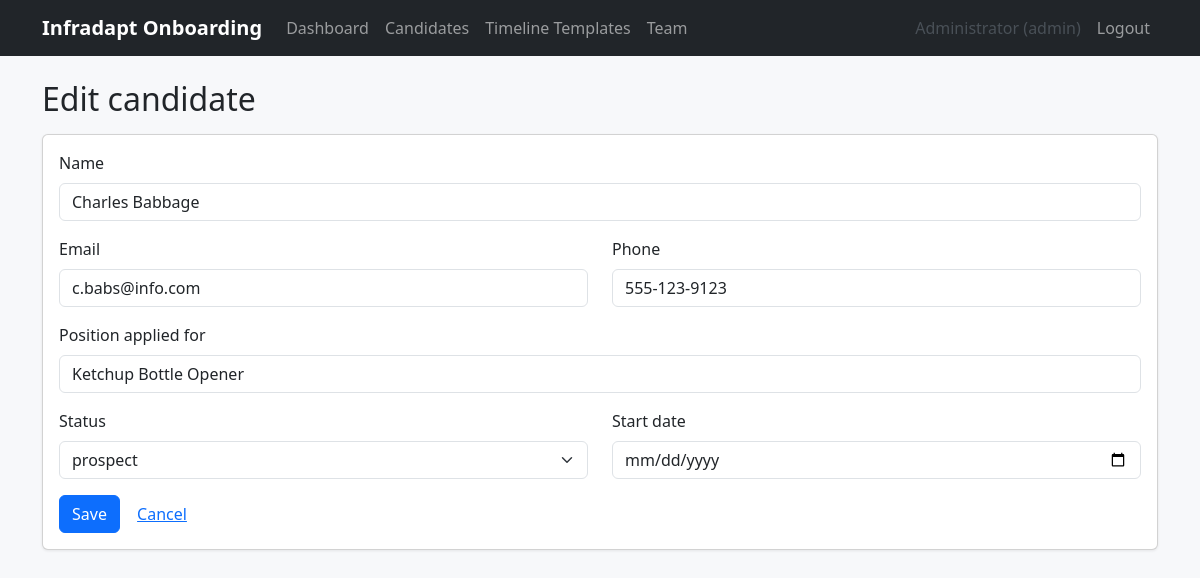
Page /candidates/2/edit (signed in) on the committed database.
### app/models.py (models this page shows, shortened)
class User(UserMixin, db.Model):
    __tablename__ = "users"
    id = db.Column(db.Integer, primary_key=True)
    name = db.Column(db.String(120), nullable=False)
    email = db.Column(db.String(255), unique=True, nullable=False, index=True)
    password_hash = db.Column(db.String(255), nullable=False)
    role = db.Column(db.String(20), nullable=False, default=ROLE_MEMBER)
    active = db.Column(db.Boolean, nullable=False, default=True)
    created_at = db.Column(db.DateTime, nullable=False, default=datetime.utcnow)
    notes = db.relationship("Note", backref="author", lazy="dynamic")
    resumes_uploaded = db.relationship("Resume", backref="uploaded_by_user", lazy="dynamic")
    assigned_events = db.relationship(
        "HireEvent",
        foreign_keys="HireEvent.assigned_to",
        backref="assignee",
        lazy="dynamic",
    )
    @property
    def is_admin(self):
        return self.role == ROLE_ADMIN
    @property
    def is_active(self):
        return self.active

class Candidate(db.Model):
    __tablename__ = "candidates"
    id = db.Column(db.Integer, primary_key=True)
    name = db.Column(db.String(200), nullable=False)
    email = db.Column(db.String(255), nullable=True)
    phone = db.Column(db.String(50), nullable=True)
    position = db.Column(db.String(200), nullable=True)
    status = db.Column(db.String(30), nullable=False, default="prospect")
    start_date = db.Column(db.Date, nullable=True)
    created_at = db.Column(db.DateTime, nullable=False, default=datetime.utcnow)
    resumes = db.relationship(
        "Resume", backref="candidate", lazy="dynamic", cascade="all, delete-orphan"
    )
    notes = db.relationship(
        "Note",
        backref="candidate",
        lazy="dynamic",
        cascade="all, delete-orphan",
        order_by="desc(Note.created_at)",
    )
    hire_events = db.relationship(
        "HireEvent",
        backref="candidate",
        lazy="dynamic",
        cascade="all, delete-orphan",
        order_by="[HireEvent.due_date, HireEvent.sort_order]",
    )

### app/candidates.py (the view, shortened to what this page needs)
@candidates_bp.route("/<int:candidate_id>/edit", methods=["GET", "POST"])
@login_required
def edit_candidate(candidate_id):
    candidate = Candidate.query.get_or_404(candidate_id)
    return render_template("candidates/form.html", candidate=candidate, form=None)

### app/templates/candidates/form.html (shortened to what this page needs)
{% extends "base.html" %}
{% block content %}
<h2>{{ 'Edit candidate' if candidate else 'New candidate' }}</h2>
<div class="card mt-3">
  <div class="card-body">
    <form method="post">
      <div class="mb-3">
        <label class="form-label">Name</label>
        <input type="text" class="form-control" name="name" value="{{ (form.name if form else candidate.name) or '' }}" required>
      </div>
      <div class="row">
        <div class="col-md-6 mb-3">
          <label class="form-label">Email</label>
          <input type="email" class="form-control" name="email" value="{{ (form.email if form else candidate.email) or '' }}">
        </div>
        <div class="col-md-6 mb-3">
          <label class="form-label">Phone</label>
          <input type="tel" class="form-control" name="phone" pattern="^\+?[0-9\s\-.()]{7,20}$" title="7-15 digits, optionally with +, spaces, dashes, dots, or parentheses" value="{{ (form.phone if form else candidate.phone) or '' }}">
        </div>
      </div>
      <div class="mb-3">
        <label class="form-label">Position applied for</label>
        <input type="text" class="form-control" name="position" value="{{ (form.position if form else candidate.position) or '' }}">
      </div>
      <div class="row">
        <div class="col-md-6 mb-3">
          <label class="form-label">Status</label>
          <select class="form-select" name="status">
            {% for s in candidate_statuses %}
            <option value="{{ s }}" {% if (form.status if form else candidate.status) == s %}selected{% endif %}>{{ s }}</option>
            {% endfor %}
          </select>
        </div>
        <div class="col-md-6 mb-3">
          <label class="form-label">Start date</label>
          <input type="date" class="form-control" name="start_date" value="{{ (form.start_date if form else (candidate.start_date.strftime('%Y-%m-%d') if candidate.start_date else '')) or '' }}">
        </div>
      </div>
      <button type="submit" class="btn btn-primary">Save</button>
      <a href="{{ url_for('candidates.list_candidates') }}" class="btn btn-link">Cancel</a>
    </form>
  </div>
</div>
{% endblock %}

### app/templates/base.html (shortened to what this page needs)
<!doctype html>
<html lang="en">
<head>
  <link href="https://cdn.jsdelivr.net/npm/bootstrap@5.3.3/dist/css/bootstrap.min.css" rel="stylesheet">
  <link rel="stylesheet" href="{{ url_for('static', filename='style.css') }}">
</head>
<body>
  {% if current_user.is_authenticated %}
  <nav class="navbar navbar-expand-lg navbar-dark bg-dark mb-4">
    <div class="container">
      <a class="navbar-brand" href="{{ url_for('main.dashboard') }}">Infradapt Onboarding</a>
      <div class="collapse navbar-collapse" id="navMain">
        <ul class="navbar-nav me-auto">
          <li class="nav-item"><a class="nav-link" href="{{ url_for('main.dashboard') }}">Dashboard</a></li>
          <li class="nav-item"><a class="nav-link" href="{{ url_for('candidates.list_candidates') }}">Candidates</a></li>
          {% if current_user.is_admin %}
          <li class="nav-item"><a class="nav-link" href="{{ url_for('templates_admin.list_templates') }}">Timeline Templates</a></li>
          <li class="nav-item"><a class="nav-link" href="{{ url_for('auth.team_list') }}">Team</a></li>
          {% endif %}
        </ul>
        <ul class="navbar-nav">
          <li class="nav-item"><span class="nav-link text-light-emphasis">{{ current_user.name }} ({{ current_user.role }})</span></li>
          <li class="nav-item"><a class="nav-link" href="{{ url_for('auth.logout') }}">Logout</a></li>
        </ul>
      </div>
    </div>
  </nav>
  {% endif %}
  <div class="container pb-5">
    {% block content %}{% endblock %}
  </div>
</body>
</html>

### app/static/style.css (style rules this page uses)
body { background-color: #f7f8fa; }
.navbar-brand { font-weight: 600; }
.card { box-shadow: 0 1px 3px rgba(0, 0, 0, 0.08); }

### rows in the picture
User: name "Administrator", role "admin"
Candidate: name "Charles Babbage", email "c.babs@info.com", phone "555-123-9123", position "Ketchup Bottle Opener", status "prospect"

### other values in the picture
{{ 'Edit candidate' if candidate else 'New candidate' }} "Edit candidate"
